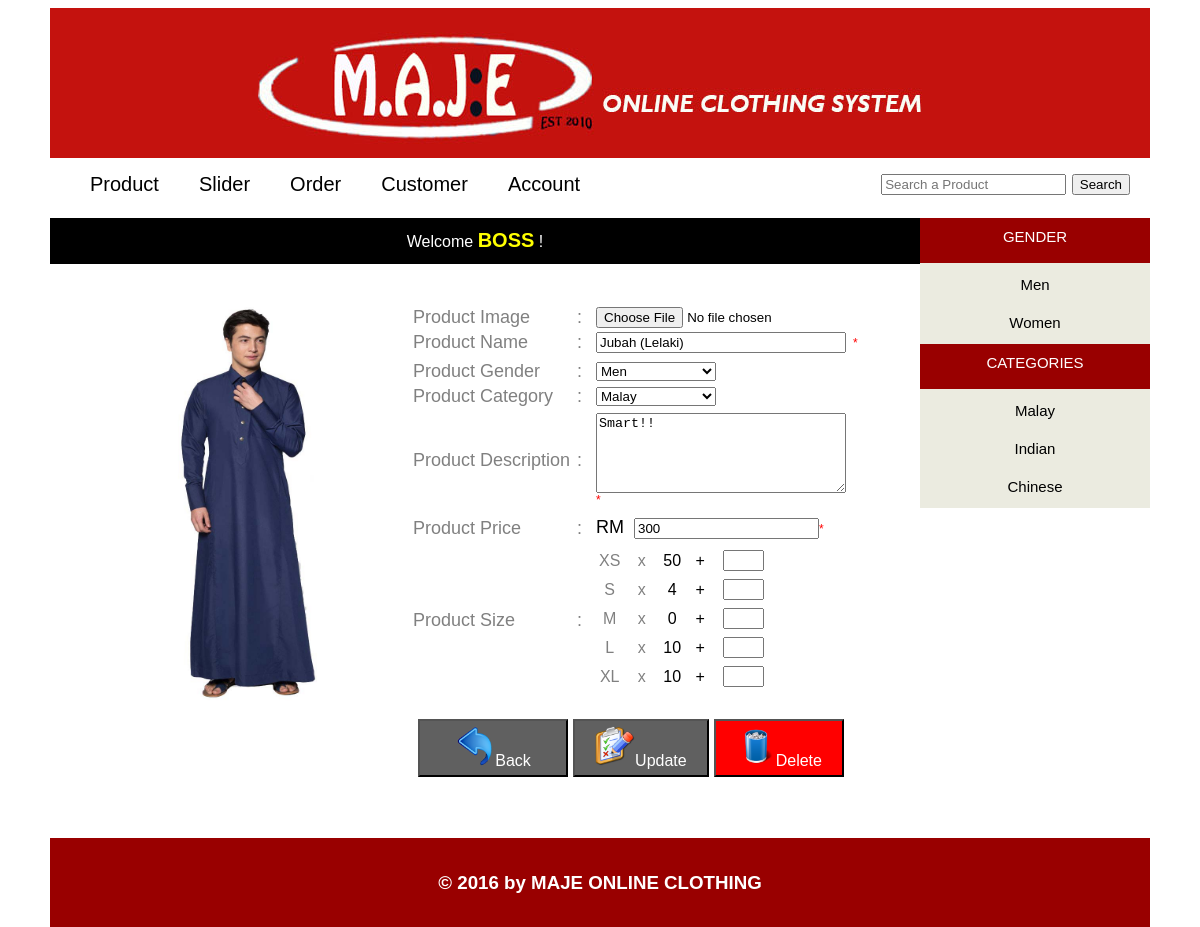
Screenshot of /admin_area/edit.php?id=44 (signed in) with the database file from the repository.
### tables this page shows
CREATE TABLE `products` (
  `product_id` int(255) NOT NULL,
  `product_gender` varchar(6) NOT NULL,
  `product_category` varchar(7) NOT NULL,
  `product_name` varchar(255) NOT NULL,
  `product_price` double NOT NULL,
  `product_image` varchar(255) NOT NULL,
  `product_detail` text NOT NULL,
  `XS` int(255) NOT NULL,
  `S` int(255) NOT NULL,
  `M` int(255) NOT NULL,
  `L` int(255) NOT NULL,
  `XL` int(255) NOT NULL
);

CREATE TABLE `category` (
  `cat_id` int(255) NOT NULL,
  `cat_name` varchar(255) NOT NULL
);

### admin_area/edit.php (the view, shortened to what this page needs)
<?php
	include('interface.php');
?>
<html>
<head>
	<link rel="stylesheet" type="text/css" href="../css/MAJE.css">
</head>
<body>
<div class="body">
	<?php
		header_menu();
		header_menubar();
	?>
		<form method="get" action="index.php" enctype="multipart/form-data" class="search">
			<input type="text" name="pro_name" placeholder="Search a Product"/>
			<input type="submit" name="search" value="Search"/>
		</form>
	</div>
	<div class="content">
		<div class="content_item">
			<div class="bar2">
				<center>Welcome <b style="color: yellow;font-size: 20px;">BOSS</b> ! </center>
			</div>
			<div class="product">
				<?php
					$product_nameErr = $product_priceErr = $product_detailErr = $xsErr = $sErr = $mErr = $lErr = $xlErr = "";
				if(isset($_GET['id']) && !empty($_GET['id'])){
					$id = $_GET['id'];
					$sql = "select * from products where product_id = '$id'";
					$run_pro = mysql_query($sql);
					while($row_pro=mysql_fetch_array($run_pro))
					{
						$pro_name = $row_pro['product_name'];
						$pro_gender = $row_pro['product_gender'];
						$pro_category = $row_pro['product_category'];
						$pro_price = $row_pro['product_price'];
						$pro_image = $row_pro['product_image'];
						$pro_detail = $row_pro['product_detail'];
						$xs = $row_pro['XS'];
						$s = $row_pro['S'];
						$m = $row_pro['M'];
						$l = $row_pro['L'];
						$xl = $row_pro['XL'];
						echo "<div class='single_product'>
								<div class='detail_img'>
									<img src='product_images/$pro_image' width='300px' height='400px'/>
								</div>
								<div class='detail_text'>
									<form action='edit.php?id=$id' method='post' enctype='multipart/form-data'>
									<table align='center' border='0' class='table'>
									<tr>
										<td style='color: #808080;'>Product Image</td>
										<td style='color: #808080;'>:</td>
										<td><input type='file' name='image' size='50' accept='image/*' /></td>
									</tr>
									<tr>
										<td width='160' style='color: #808080;'>Product Name</td>
										<td width='15' style='color: #808080;'>:</td>
										<td width='250'><input type='text' name='product_name' style='width:250px;' value='$pro_name'/><td><font class='error'>*</font></td>
									</tr>
									<tr>
										<td></td>
										<td></td>
										<td><font class='error'>$product_nameErr</font></td>
									</tr>
									<tr>
										<td style='color: #808080;'>Product Gender</td>
										<td style='color: #808080;'>:</td>
										<td>";
											if($pro_gender == 'Men')
											{
												echo"<select name='gender' style='width: 120px;'>
														<option value='Men'>Men</option>
														<option value='Women'>Women</option>
													</select>";
											}
											else
											{
												echo"<select name='gender' style='width: 120px;'>
														<option value='Women'>Women</option>
														<option value='Men'>Men</option>
													</select>";
											}
								echo"	</td>
									</tr>
									<tr>
										<td style='color: #808080;'>Product Category</td>
										<td style='color: #808080;'>:</td>
										<td>
											<select name='category' style='width: 120px;'>
												<option value='".$pro_category."'>".$pro_category."</option>";
												$sql = "select * from category";
												$run_pro = mysql_query($sql);
								echo"		</select>
										</td>
									</tr>
									<tr>
										<td style='color: #808080;'>Product Description</td>
										<td style='color: #808080;'>:</td>
										<td height='100'><textarea name='product_detail' style='width:250px;height:80px;'>$pro_detail</textarea><font class='error'>*</font></td>
									</tr>
									<tr>
										<td></td>
										<td></td>
										<td><font class='error'>$product_detailErr</font></td>
									</tr>
									<tr>
										<td style='color: #808080;'>Product Price</td>
										<td style='color: #808080;'>:</td>
										<td>RM&nbsp;&nbsp;<input type='text' name='product_price' value='$pro_price'/><font class='error'>*</font></td>
									</tr>
									<tr>
										<td></td>
										<td></td>
										<td><font class='error'>$product_priceErr</font></td>
									</tr>
									<tr>
										<td style='color: #808080;'>Product Size</td>
										<td style='color: #808080;'>:</td>
										<td><table align='left' border='0' class='table' style='font-size:16px;'>
											<tr align='center'>
												<td style='color: #808080;'>XS</td>
												<td width='35px' style='color: #808080;'>x</td>
												<td>".$xs." </td>
												<td width='30px'>+<td>
												<td><input type='text' name='xs' size='2'/></td>
											</tr>
											<tr>
												<td colspan='5'><font class='error'> $xsErr</font></td>
											</tr>
											<tr align='center' >
												<td style='color: #808080;'>S</td>
												<td style='color: #808080;'>x</td>
												<td>".$s." </td>
												<td width='30px'>+<td>
												<td><input type='text' name='s' size='2'/></td>
											</tr>
											<tr>
												<td colspan='5'><font class='error'> $sErr</font></td>
											</tr>
											<tr align='center'>
												<td style='color: #808080;'>M</td>
												<td style='color: #808080;'>x</td>
												<td>".$m."</td>
												<td width='30px'>+<td>
												<td><input type='text' name='m' size='2'/></td>
											</tr>
											<tr>
												<td colspan='5'><font class='error'> $mErr</font></td>
											</tr>
											<tr align='center'>
												<td style='color: #808080;'>L</td>
												<td style='color: #808080;'>x</td>
												<td>".$l."</td>
												<td width='30px'>+<td>
												<td><input type='text' name='l' size='2'/></td>
											</tr>
											<tr>
												<td colspan='5'><font class='error'> $lErr</font></td>
											</tr>
											<tr align='center'>
												<td style='color: #808080;'>XL</td>
												<td style='color: #808080;'>x</td>
												<td>".$xl."</td>
												<td width='30px'>+<td>
												<td><input type='text' name='xl' size='2'/></td>
											</tr>
											<tr>
												<td colspan='5'><font class='error'> $xlErr</font></td>
											</tr>
											</table></td>
									</tr>
									<tr>
										<td colspan='3'>
											<br>
											<input type='hidden' name='id' value='$id'/>
											<center>
												<button type='submit' name='back' class='btn8' style='width:150px;'><img src='../css/back.png' width='40px' height='40px'/>Back</button>
												<button type='submit' name='update' class='btn8'><img src='../css/update.png' width='40px' height='40px'/>Update</button>
												<button type='submit' name='delete' class='btn9' onclick='return confirm(\"Are you sure you want to delete?\")'><img src='../css/delete.png' width='40px' height='40px'/>Delete</button>
											</center>
										</td>
									</tr>
								</table>
							  </div>";
					}
				}
				?>
			</div>
		</div>
	</div>
	<div class="sidebar">
			<?php
				sidebar();
			?>
	</div>
	<?php
		footer();
	?>
</div>
</body>
</html>

### admin_area/interface.php (shortened to what this page needs)
<?php
function header_menu(){
	echo'<div class="header">
			<a href="index.php"><img id="logo" src="../css/logo.png"  width="1100" height="150"/></a>
		</div>';
}
function header_menubar(){
	echo'<div class="menubar">
			<div class="menu"><a href="index.php">Product</a></div>
			<div class="menu"><a href="slide.php">Slider</a></div>
			<div class="menu"><a href="order.php">Order</a></div>
			<div class="menu"><a href="customer.php">Customer</a></div>
			<div class="menu"><a href="account.php">Account</a></div>';
}
function sidebar(){
	if(isset($_GET['gender']) AND isset($_GET['category'])){
		$gender=$_GET['gender'];
		$category=$_GET['category'];
		if($gender=="Men"){
			echo'<div class="sidebar_title">GENDER</div>
					<div class="sidebar_item">
						<a href="index.php?gender=Men&category='.$category.'"><b><font color="#FF8C00">Men</font></b></a>
					</div>
					<div class="sidebar_item">
						<a href="index.php?gender=Women&category='.$category.'">Women</a>
					</div>
				<div class="sidebar_title">CATEGORIES</div>';
		}
		else if($gender=="Women"){
			echo'<div class="sidebar_title">GENDER</div>
					<div class="sidebar_item">
						<a href="index.php?gender=Men&category='.$category.'">Men</a>
					</div>
					<div class="sidebar_item">
						<a href="index.php?gender=Women&category='.$category.'"><b><font color="#FF8C00">Women</font></b></a>
					</div>
				<div class="sidebar_title">CATEGORIES</div>';
		}
		else{
			echo'<div class="sidebar_title">GENDER</div>
					<div class="sidebar_item">
						<a href="index.php?gender=Men&category='.$category.'">Men</a>
					</div>
					<div class="sidebar_item">
						<a href="index.php?gender=Women&category='.$category.'">Women</a>
					</div>
				<div class="sidebar_title">CATEGORIES</div>';
		}
		include('../dbconnect.php');
		$sql = "select * from category";
		$run_pro = mysql_query($sql);
		while($row_pro=mysql_fetch_array($run_pro))
		{
			$cat_name = $row_pro['cat_name'];
			if($category==$cat_name){
				echo'<div class="sidebar_item">
						<a href="index.php?gender='.$gender.'&category='.$cat_name.'"><b><font color="#FF8C00">'.$cat_name.'</font></b></a>
					</div>';
			}
			else{
				echo'<div class="sidebar_item">
						<a href="index.php?gender='.$gender.'&category='.$cat_name.'">'.$cat_name.'</a>
					</div>';
			}
		}
		mysql_close($con);
	}
	else{
		echo'<div class="sidebar_title">GENDER</div>
				<div class="sidebar_item">
					<a href="index.php?gender=Men&category=">Men</a>
				</div>
				<div class="sidebar_item">
					<a href="index.php?gender=Women&category=">Women</a>
				</div>
			<div class="sidebar_title">CATEGORIES</div>';
			$sql = "select * from category";
			$run_pro = mysql_query($sql);
			while($row_pro=mysql_fetch_array($run_pro))
			{
				$cat_name = $row_pro['cat_name'];
				echo'<div class="sidebar_item">
						<a href="index.php?gender=&category='.$cat_name.'">'.$cat_name.'</a>
					</div>';
			}
	}
}
function footer(){
	echo'<div class="footer">
			<h3>&copy; 2016 by MAJE ONLINE CLOTHING</h3>
		</div>';
}
?>

### css/MAJE.css (style rules this page uses)
.body { background:white; font-family:Sans-serif; width: 1100px; margin: 0 auto 0 auto; }
.header { width:1100px; height:150px; }
.menubar { width:1100px; height:50px; background: white; font-size: 20px; }
.menu { float:left; color:black; font-size:20; font-family:Sans-serif; padding-top:15px; padding-left:40px; }
.search { float:right; padding-top:13px; padding-right:20px; }
.content { width: 1100px; margin: 10px auto 0 auto; }
.sidebar { background:#ebebe0; width:230px; float:left; margin-top:0; }
.sidebar_title { background:#990000; color:white; font-size:15px; font-family: Sans-serif; padding:10px; height: 25px; text-decoration:none; text-align: center; }
a { color: inherit; text-decoration:none; }
.sidebar_item { color:black; padding:8px; margin:5px; font-size:15px; font-family:Sans-serif; text-align: center; }
.content_item { width:870px; background: white; float: left; margin-top:0; min-height: 600px; }
.bar2 { background: black; color:white; margin-top:0; margin-bottom:20px; padding:11px 20px 10px 0; height: 25px; text-align:right; }
.product { padding-left: 20px; }
.single_product { float:left; text-align: center; padding:20px; }
.detail_img { float:left; }
.detail_text { float:left; text-align: left; padding-left: 20px; }
.table { font-size:18px; font-family: Sans-serif; }
.btn8 { padding:5px 20px 5px 20px; font-size: 16px; color: white; background:#606060; }
.btn9 { padding:5px 20px 5px 20px; font-size: 16px; color: white; background: RED; }
.error { font-size: 12px; color: red; }
.footer { width:1100px; background:#990000; margin-top:20px; padding-top:15px; padding-bottom:15px; text-align:center; color:#ffffff; float:left; }

### rows the page displays
products: product_image (picture), product_name "Jubah (Lelaki)", category "Malay", product_detail "Smart!!", product_price "300", XS "50", S "4", M "0", L "10", XL "10"
category: cat_name "Malay"
category: cat_name "Indian"
category: cat_name "Chinese"
